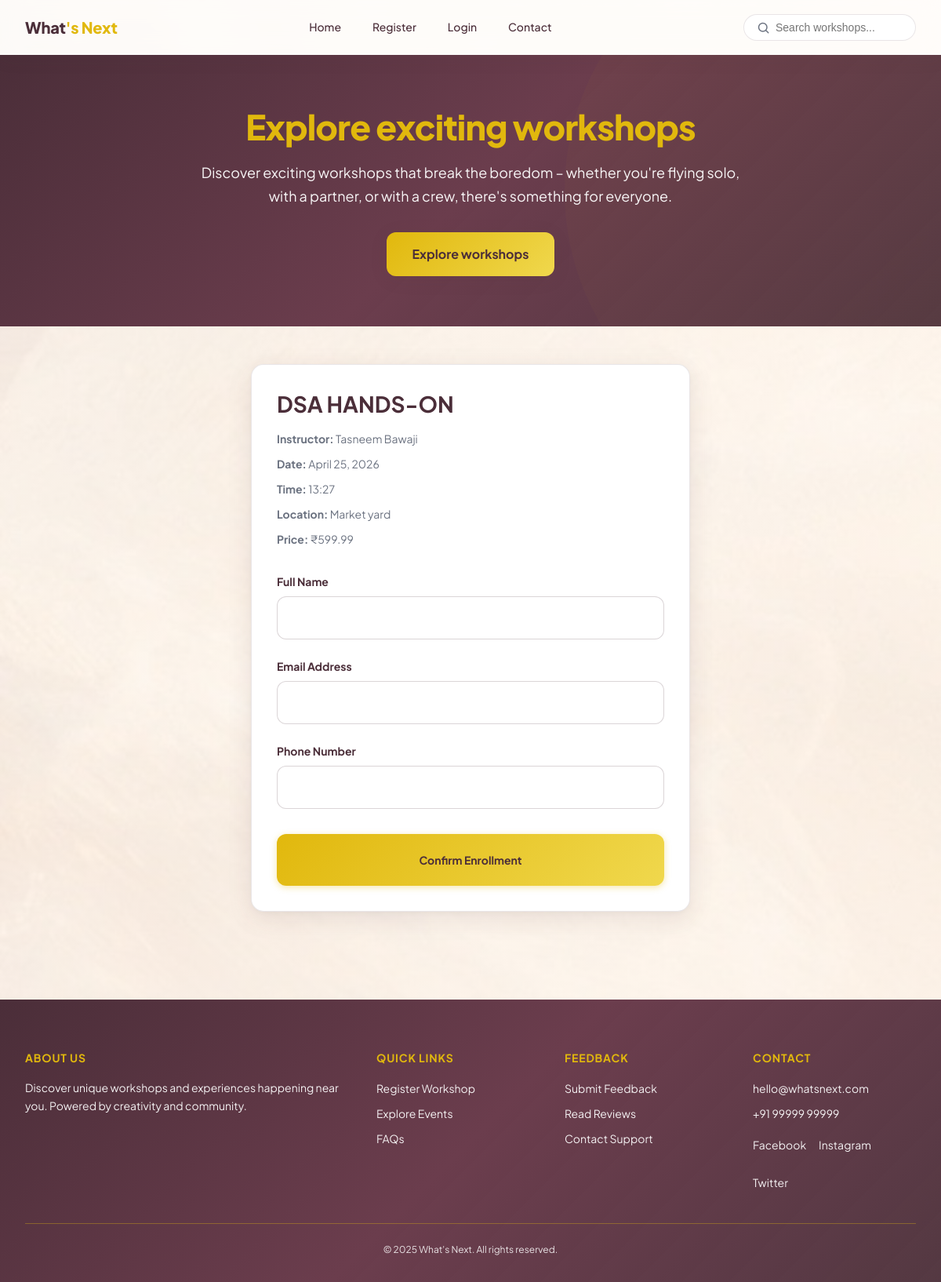
Screenshot of /enroll/2/ with the database file from the repository.
### version1/models.py (models this page shows, shortened)
class WhatsNextWorkshops(models.Model):
    organizer = models.ForeignKey('WhatsNextOrganizers', on_delete=models.CASCADE)
    title = models.CharField(max_length=200)
    description = models.TextField(blank=True)
    category = models.ForeignKey('WhatsNextWorkshopCategories', on_delete=models.SET_NULL, null=True)
    location = models.CharField(max_length=200)
    address = models.TextField()
    date = models.DateField()
    start_time = models.TimeField(blank=True, null=True)
    end_time = models.TimeField(blank=True, null=True)
    price = models.DecimalField(max_digits=10, decimal_places=2, default=0.00)
    capacity = models.PositiveIntegerField(default=50)
    poster = models.ImageField(upload_to='workshop_posters/', null=True, blank=True)
    instructor_name = models.CharField(max_length=100, default='', blank=True)
    created_at = models.DateTimeField(default=timezone.now)
    class Meta:
        db_table = "whats_next_workshops"

### version1/views.py (the view)
# urls.py: path("enroll/<int:workshop_id>/", views.enroll_workshop, name="enroll_workshop"),
def enroll_workshop(request, workshop_id):
    workshop = get_object_or_404(WhatsNextWorkshops, id=workshop_id)
    return render(request, "enroll.html", {"workshop": workshop})

### version1/context_processors.py (called while the page is built)
def session_context(request):
    user_id = request.session.get("user_id")
    user_name = request.session.get("user_name")
    user_role = request.session.get("user_role")
    organizer_id = request.session.get("organizer_id")
    session_user = None
    if user_id and user_name is not None:
        session_user = {
            "id": user_id,
            "name": user_name,
            "role": user_role or "user",
        }
    is_organizer = (
        user_role == "organizer"
        and (organizer_id is not None or user_id is not None)
    )
    return {
        "session_user": session_user,
        "is_organizer": is_organizer,
    }

### version1/templates/enroll.html (shortened to what this page needs)
{% extends 'base.html' %}
{% load static %}
{% block extra_css %}
  <link rel="stylesheet" href="{% static 'css/forms.css' %}">
{% endblock %}
{% block content %}
  <div class="wn-card-solid reveal" style="max-width: 560px; margin: 0 auto;">
    <h2 class="wn-h2" style="margin: 0 0 var(--space-2);">{{ workshop.title }}</h2>
    <ul class="enroll-meta">
      <li><strong>Instructor:</strong> {{ workshop.instructor_name }}</li>
      <li><strong>Date:</strong> {{ workshop.date }}</li>
      <li><strong>Time:</strong> {{ workshop.start_time|time:"H:i" }}</li>
      <li><strong>Location:</strong> {{ workshop.location }}</li>
      <li><strong>Price:</strong> ₹{{ workshop.price }}</li>
    </ul>
    <form method="post" action="{% url 'confirm_enroll' workshop.id %}" class="enroll-form">
      <label class="form-label">Full Name</label>
      <input type="text" name="fullname" id="fullname" class="form-input" required>
      <label class="form-label">Email Address</label>
      <input type="email" name="email" id="email" class="form-input" required>
      <label class="form-label">Phone Number</label>
      <input type="tel" name="phone" id="phone" class="form-input" required>
      <button type="submit" class="wn-btn wn-btn--primary wn-interact" style="width: 100%; margin-top: var(--space-4); padding: var(--space-3);">Confirm Enrollment</button>
    </form>
  </div>
{% endblock %}

### version1/static/css/theme.css (style rules this page uses)
:root { --gold: #E1B80D; --gold-dark: #cfa806; --plum: #4B2E39; --plum-light: #6b3d4d; --peach: #FFF6ED; --white: #ffffff; --ink: #1a1a1a; --muted: #6b7280; --border: rgba(75, 46, 57, 0.12); --border-strong: rgba(75, 46, 57, 0.2); --space-1: 8px; --space-2: 16px; --space-3: 24px; --space-4: 32px; --space-5: 40px; --space-6: 48px; --space-8: 64px; --space-10: 80px; --font-family: 'Plus Jakarta Sans', 'Segoe UI', system-ui, sans-serif; --text-h1: 2.5rem; --text-h2: 1.75rem; --text-h3: 1.25rem; --text-body: 1rem; --text-small: 0.875rem; --text-caption: 0.75rem; --line-tight: 1.25; --line-normal: 1.5; --line-relaxed: 1.65; --weight-medium: 500; --weight-semibold: 600; --weight-bold: 700; --weight-extrabold: 800; --gradient-hero: linear-gradient(135deg, var(--plum) 0%, var(--plum-light) 50%, rgba(75, 46, 57, 0.95) 100%); --gradient-gold: linear-gradient(135deg, var(--gold) 0%, #f0d84d 100%); --gradient-card: linear-gradient(145deg, rgba(255,255,255,0.95) 0%, rgba(255,246,237,0.6) 100%); --gradient-accent: linear-gradient(135deg, rgba(225, 184, 13, 0.15) 0%, rgba(225, 184, 13, 0.05) 100%); --glass-bg: rgba(255, 255, 255, 0.72); --glass-border: rgba(255, 255, 255, 0.4); --shadow-soft: 0 4px 24px rgba(75, 46, 57, 0.08); --shadow-card: 0 8px 32px rgba(75, 46, 57, 0.1), 0 2px 8px rgba(0, 0, 0, 0.04); --shadow-hover: 0 16px 48px rgba(75, 46, 57, 0.14), 0 4px 16px rgba(0, 0, 0, 0.06); --radius-sm: 8px; --radius-md: 12px; --radius-lg: 16px; --radius-xl: 24px; --radius-full: 9999px; --ease-out: cubic-bezier(0.33, 1, 0.68, 1); --duration-fast: 180ms; --duration-normal: 280ms; --duration-slow: 400ms; }
html { scroll-behavior: smooth; }
body { margin: 0; font-family: var(--font-family); font-size: var(--text-body); line-height: var(--line-normal); color: var(--ink); background-color: var(--peach); background-image: linear-gradient( 180deg, rgba(255, 246, 237, 0.86) 0%, rgba(255, 246, 237, 0.72) 55%, rgba(255, 246, 237, 0.9) 100% ), url('/static/images/web_bg.jpg'); background-size: cover; background-position: center; background-repeat: no-repeat; background-attachment: fixed; -webkit-font-smoothing: antialiased; }
*, *::before, *::after { box-sizing: border-box; }
.wn-h2 { font-size: clamp(1.35rem, 3vw, var(--text-h2)); font-weight: var(--weight-bold); line-height: var(--line-tight); color: var(--plum); }
.wn-card-solid { background: var(--white); border-radius: var(--radius-lg); box-shadow: var(--shadow-card); padding: var(--space-4); border: 1px solid var(--border); }
.wn-btn { display: inline-flex; align-items: center; justify-content: center; gap: var(--space-1); padding: var(--space-2) var(--space-3); font-family: var(--font-family); font-size: var(--text-small); font-weight: var(--weight-bold); border-radius: var(--radius-md); border: none; cursor: pointer; transition: transform var(--duration-fast), box-shadow var(--duration-fast), filter var(--duration-fast); }
.wn-btn--primary { background: var(--gradient-gold); color: var(--plum); box-shadow: 0 2px 8px rgba(225, 184, 13, 0.35); }
.reveal { opacity: 0; transform: translateY(24px); transition: opacity 0.6s var(--ease-out), transform 0.6s var(--ease-out); }
.reveal.revealed { opacity: 1; transform: translateY(0); }
.wn-interact { transition: transform var(--duration-fast) var(--ease-out); }

### version1/static/css/forms.css (style rules this page uses)
.form-label { display: block; margin-top: var(--space-3); margin-bottom: var(--space-1); font-size: var(--text-small); font-weight: var(--weight-bold); color: var(--plum); }
.form-input, .form-textarea, .form-select { width: 100%; padding: var(--space-2) var(--space-3); font-size: var(--text-body); font-family: var(--font-family); border: 1px solid var(--border-strong); border-radius: var(--radius-md); outline: none; background: var(--white); transition: border-color var(--duration-fast), box-shadow var(--duration-fast); }

### version1/templates/enroll.html (style rules this page uses)
.enroll-meta { list-style: none; padding: 0; margin: 0 0 var(--space-4); font-size: var(--text-small); color: var(--muted); line-height: 1.7; }
.enroll-meta li { margin-bottom: var(--space-1); }
.enroll-form .form-label { margin-top: var(--space-3); }
.enroll-form .form-input { margin-bottom: 0; }

### rows the page displays
WhatsNextWorkshops: title "DSA HANDS-ON", instructor_name "Tasneem Bawaji", date "April 25, 2026", start_time "13:27", location "Market yard", price "599.99"
